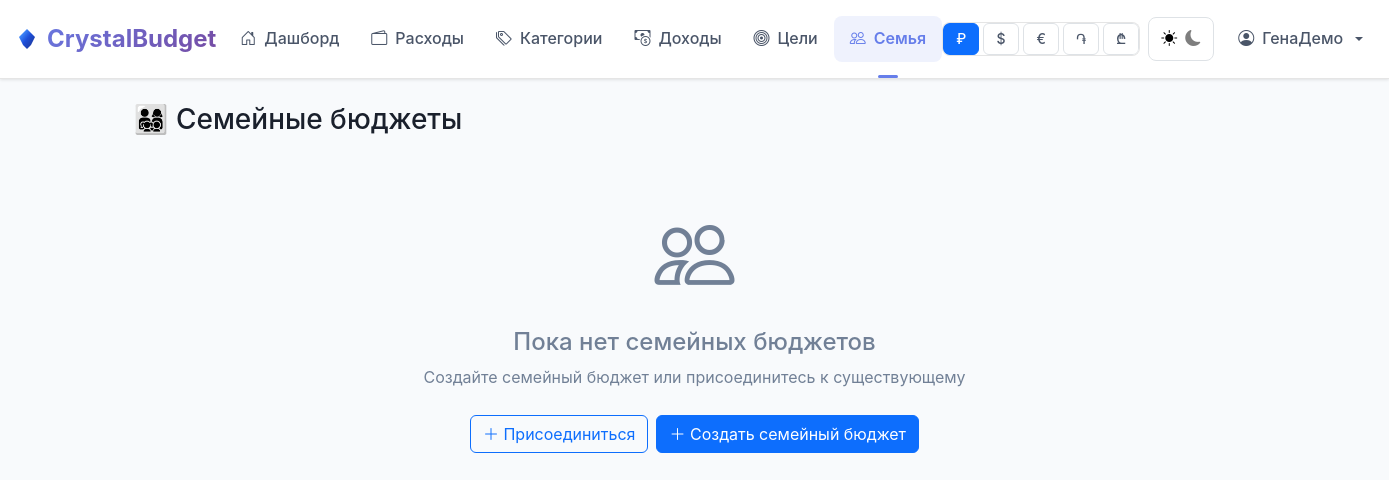
The page /shared-budgets (signed in) on the database as committed earlier.
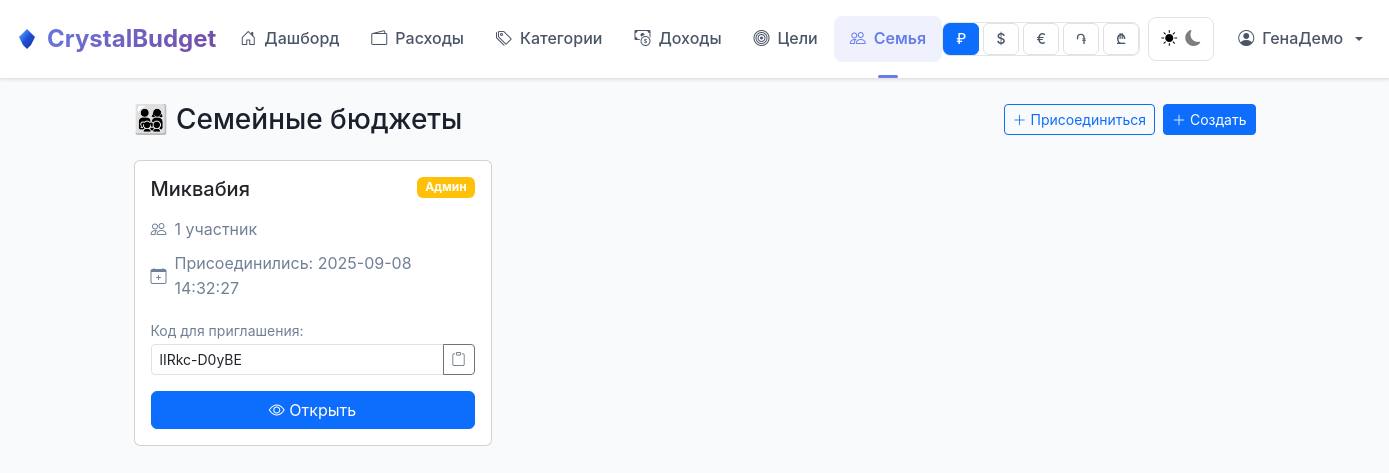
The same page on the database as committed later.
### tables this page shows
CREATE TABLE shared_budget_members (
              id INTEGER PRIMARY KEY AUTOINCREMENT,
              shared_budget_id INTEGER NOT NULL REFERENCES shared_budgets(id) ON DELETE CASCADE,
              user_id INTEGER NOT NULL REFERENCES users(id) ON DELETE CASCADE,
              role TEXT DEFAULT 'member',
              joined_at TIMESTAMP DEFAULT CURRENT_TIMESTAMP,
              UNIQUE(shared_budget_id, user_id)
            );

CREATE TABLE shared_budgets (
              id INTEGER PRIMARY KEY AUTOINCREMENT,
              name TEXT NOT NULL,
              creator_id INTEGER NOT NULL REFERENCES users(id) ON DELETE CASCADE,
              invite_code TEXT UNIQUE NOT NULL,
              created_at TIMESTAMP DEFAULT CURRENT_TIMESTAMP
            );

### app.py (the view)
@app.route('/shared-budgets')
@login_required
def shared_budgets():
    conn = get_db()
    user_id = session['user_id']
    cursor = conn.execute("""
    SELECT sb.*, sbm.role, sbm.joined_at,
           (SELECT COUNT(*) FROM shared_budget_members WHERE shared_budget_id = sb.id) as member_count
    FROM shared_budgets sb
    JOIN shared_budget_members sbm ON sb.id = sbm.shared_budget_id
    WHERE sbm.user_id = ?
    ORDER BY sbm.joined_at DESC
    """, (user_id,))
    shared_budgets_list = cursor.fetchall()
    conn.close()
    return render_template('shared_budgets.html', shared_budgets=shared_budgets_list)

### app.py (called while the page is built)
@app.context_processor
def inject_currency():
    code = session.get("currency", DEFAULT_CURRENCY)
    info = CURRENCIES.get(code, CURRENCIES[DEFAULT_CURRENCY])
    return dict(currency_code=code, currency_symbol=info["symbol"], currencies=CURRENCIES)

@app.template_filter("format_date_with_day")
def format_date_with_day(value):
    try:
        dt = datetime.strptime(value, "%Y-%m-%d")
        return dt.strftime("%d.%m.%Y")
    except Exception:
        return value

def get_db():
    conn = sqlite3.connect(DB_PATH)
    conn.row_factory = sqlite3.Row
    conn.execute("PRAGMA foreign_keys = ON")
    return conn

def login_required(f):
    @wraps(f)
    def _wrap(*args, **kwargs):
        if "user_id" not in session:
            flash("Войдите, чтобы продолжить", "error")
            return redirect(url_for("login"))
        return f(*args, **kwargs)
    return _wrap

@app.before_request
def make_session_permanent():
    session.permanent = bool(session.get("remember", False))

### templates/shared_budgets.html (shortened to what the changed rows need)
{% extends "base.html" %}
{% block content %}
<div class="container-fluid">
    <div class="row">
        <div class="col-12">
            <div class="d-flex justify-content-between align-items-center mb-4">
                <h1 class="h3 mb-0">👨‍👩‍👧‍👦 Семейные бюджеты</h1>
                {% if shared_budgets and shared_budgets|length %}
                <div class="d-flex gap-2">
                    <button class="btn btn-outline-primary btn-sm" data-bs-toggle="modal" data-bs-target="#joinBudgetModal">
                        <i class="bi bi-plus-lg"></i> Присоединиться
                    </button>
                    <button class="btn btn-primary btn-sm" data-bs-toggle="modal" data-bs-target="#createBudgetModal">
                        <i class="bi bi-plus-lg"></i> Создать
                    </button>
                </div>
                {% endif %}
            </div>
            {% if shared_budgets %}
                <div class="row">
                    {% for budget in shared_budgets %}
                        <div class="col-md-6 col-lg-4 mb-4">
                            <div class="card h-100">
                                <div class="card-body">
                                    <div class="d-flex justify-content-between align-items-start mb-3">
                                        <h5 class="card-title mb-0">{{ budget.name }}</h5>
                                        <span class="badge {% if budget.role == 'admin' %}bg-warning{% else %}bg-secondary{% endif %}">
                                            {{ 'Админ' if budget.role == 'admin' else 'Участник' }}
                                        </span>
                                    </div>
                                    <div class="mb-3">
                                        <div class="d-flex align-items-center mb-2">
                                            <i class="bi bi-people me-2 text-muted"></i>
                                            <span class="text-muted">{{ budget.member_count }} участник{{ 'а' if budget.member_count > 1 else '' }}</span>
                                        </div>
                                        <div class="d-flex align-items-center">
                                            <i class="bi bi-calendar-plus me-2 text-muted"></i>
                                            <span class="text-muted">Присоединились: {{ budget.joined_at|format_date_with_day }}</span>
                                        </div>
                                    </div>
                                    {% if budget.role == 'admin' %}
                                        <div class="mb-3">
                                            <small class="text-muted">Код для приглашения:</small>
                                            <div class="input-group input-group-sm">
                                                <input type="text" class="form-control" value="{{ budget.invite_code }}" readonly id="code-{{ budget.id }}">
                                                <button class="btn btn-outline-secondary" type="button" onclick="copyInviteCode('{{ budget.invite_code }}', {{ budget.id }})">
                                                    <i class="bi bi-clipboard"></i>
                                                </button>
                                            </div>
                                        </div>
                                    {% endif %}
                                    <div class="d-grid">
                                        <a href="{{ url_for('shared_budget_detail', budget_id=budget.id) }}" class="btn btn-primary">
                                            <i class="bi bi-eye"></i> Открыть
                                        </a>
                                    </div>
                                </div>
                            </div>
                        </div>
                    {% endfor %}
                </div>
            {% else %}
                <div class="text-center py-5">
                    <div class="mb-4">
                        <i class="bi bi-people display-1 text-muted"></i>
                    </div>
                    <h4 class="text-muted">Пока нет семейных бюджетов</h4>
                    <p class="text-muted mb-4">Создайте семейный бюджет или присоединитесь к существующему</p>
                    <div class="d-flex gap-2 justify-content-center">
                        <button class="btn btn-outline-primary" data-bs-toggle="modal" data-bs-target="#joinBudgetModal">
                            <i class="bi bi-plus-lg"></i> Присоединиться
                        </button>
                        <button class="btn btn-primary" data-bs-toggle="modal" data-bs-target="#createBudgetModal">
                            <i class="bi bi-plus-lg"></i> Создать семейный бюджет
                        </button>
                    </div>
                </div>
            {% endif %}
        </div>
    </div>
</div>
{% endblock %}

Rows that differ between the two databases and show on the page:
added shared_budget_members: name "Миквабия", role "Админ", member_count "1", joined_at "2025-09-08 14:32:27", invite_code "lIRkc-D0yBE"
Other text that changed with them:
text no longer shown: "Пока нет семейных бюджетов Создайте семейный бюджет или присоединитесь к существующему Создать семейный бюджет"
text now shown: "Создать"
